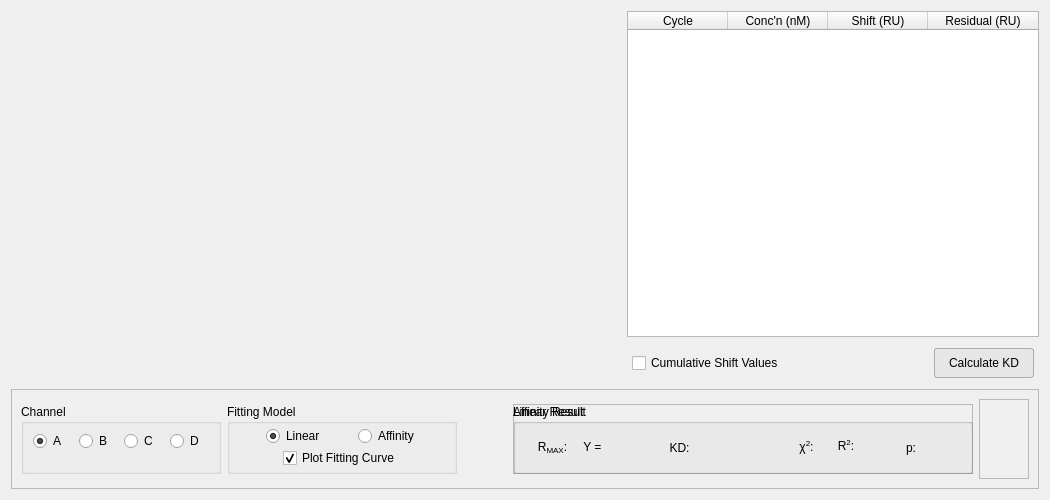
<?xml version="1.0" encoding="UTF-8"?>
<ui version="4.0">
 <class>KDWizardDialog</class>
 <widget class="QDialog" name="KDWizardDialog">
  <property name="geometry">
   <rect>
    <x>0</x>
    <y>0</y>
    <width>1050</width>
    <height>500</height>
   </rect>
  </property>
  <property name="minimumSize">
   <size>
    <width>1050</width>
    <height>500</height>
   </size>
  </property>
  <property name="font">
   <font>
    <family>Segoe UI</family>
   </font>
  </property>
  <property name="windowTitle">
   <string>Fitting Wizard</string>
  </property>
  <layout class="QVBoxLayout" name="verticalLayout">
   <item>
    <layout class="QHBoxLayout" name="horizontalLayout_4">
     <item>
      <widget class="PlotWidget" name="graph" native="true">
       <property name="minimumSize">
        <size>
         <width>600</width>
         <height>200</height>
        </size>
       </property>
       <layout class="QHBoxLayout" name="horizontalLayout">
        <item>
         <spacer name="horizontalSpacer">
          <property name="orientation">
           <enum>Qt::Horizontal</enum>
          </property>
          <property name="sizeHint" stdset="0">
           <size>
            <width>40</width>
            <height>20</height>
           </size>
          </property>
         </spacer>
        </item>
        <item>
         <layout class="QVBoxLayout" name="verticalLayout_2">
          <item>
           <widget class="QLabel" name="label_cur_info">
            <property name="sizePolicy">
             <sizepolicy hsizetype="Preferred" vsizetype="Fixed">
              <horstretch>0</horstretch>
              <verstretch>0</verstretch>
             </sizepolicy>
            </property>
            <property name="font">
             <font>
              <pointsize>8</pointsize>
             </font>
            </property>
            <property name="styleSheet">
             <string notr="true">color: rgb(150, 150, 150);</string>
            </property>
            <property name="text">
             <string/>
            </property>
            <property name="alignment">
             <set>Qt::AlignRight|Qt::AlignTop|Qt::AlignTrailing</set>
            </property>
           </widget>
          </item>
          <item>
           <spacer name="verticalSpacer">
            <property name="orientation">
             <enum>Qt::Vertical</enum>
            </property>
            <property name="sizeHint" stdset="0">
             <size>
              <width>20</width>
              <height>40</height>
             </size>
            </property>
           </spacer>
          </item>
         </layout>
        </item>
       </layout>
      </widget>
     </item>
     <item>
      <layout class="QVBoxLayout" name="verticalLayout_3">
       <property name="leftMargin">
        <number>10</number>
       </property>
       <item>
        <widget class="QTableWidget" name="table">
         <property name="minimumSize">
          <size>
           <width>350</width>
           <height>0</height>
          </size>
         </property>
         <property name="horizontalScrollBarPolicy">
          <enum>Qt::ScrollBarAlwaysOff</enum>
         </property>
         <property name="editTriggers">
          <set>QAbstractItemView::AllEditTriggers</set>
         </property>
         <property name="selectionBehavior">
          <enum>QAbstractItemView::SelectRows</enum>
         </property>
         <attribute name="horizontalHeaderDefaultSectionSize">
          <number>100</number>
         </attribute>
         <attribute name="horizontalHeaderMinimumSectionSize">
          <number>100</number>
         </attribute>
         <attribute name="horizontalHeaderStretchLastSection">
          <bool>true</bool>
         </attribute>
         <attribute name="verticalHeaderVisible">
          <bool>false</bool>
         </attribute>
         <column>
          <property name="text">
           <string>Cycle</string>
          </property>
          <property name="font">
           <font>
            <family>Segoe UI</family>
            <pointsize>9</pointsize>
           </font>
          </property>
          <property name="textAlignment">
           <set>AlignCenter</set>
          </property>
         </column>
         <column>
          <property name="text">
           <string>Conc'n (nM)</string>
          </property>
          <property name="font">
           <font>
            <family>Segoe UI</family>
            <pointsize>9</pointsize>
           </font>
          </property>
          <property name="textAlignment">
           <set>AlignCenter</set>
          </property>
         </column>
         <column>
          <property name="text">
           <string>Shift (RU)</string>
          </property>
          <property name="font">
           <font>
            <family>Segoe UI</family>
            <pointsize>9</pointsize>
           </font>
          </property>
          <property name="textAlignment">
           <set>AlignCenter</set>
          </property>
         </column>
         <column>
          <property name="text">
           <string>Residual (RU)</string>
          </property>
          <property name="font">
           <font>
            <family>Segoe UI</family>
            <pointsize>9</pointsize>
           </font>
          </property>
          <property name="textAlignment">
           <set>AlignCenter</set>
          </property>
         </column>
        </widget>
       </item>
       <item>
        <layout class="QHBoxLayout" name="horizontalLayout_9">
         <property name="leftMargin">
          <number>5</number>
         </property>
         <property name="topMargin">
          <number>5</number>
         </property>
         <property name="rightMargin">
          <number>5</number>
         </property>
         <property name="bottomMargin">
          <number>5</number>
         </property>
         <item alignment="Qt::AlignHCenter">
          <widget class="QCheckBox" name="add_shifts">
           <property name="font">
            <font>
             <pointsize>9</pointsize>
             <weight>50</weight>
             <italic>false</italic>
             <bold>false</bold>
            </font>
           </property>
           <property name="text">
            <string>Cumulative Shift Values</string>
           </property>
          </widget>
         </item>
         <item>
          <spacer name="horizontalSpacer_5">
           <property name="orientation">
            <enum>Qt::Horizontal</enum>
           </property>
           <property name="sizeHint" stdset="0">
            <size>
             <width>40</width>
             <height>20</height>
            </size>
           </property>
          </spacer>
         </item>
         <item>
          <widget class="QPushButton" name="btn_kd">
           <property name="sizePolicy">
            <sizepolicy hsizetype="Preferred" vsizetype="Fixed">
             <horstretch>0</horstretch>
             <verstretch>0</verstretch>
            </sizepolicy>
           </property>
           <property name="minimumSize">
            <size>
             <width>100</width>
             <height>30</height>
            </size>
           </property>
           <property name="maximumSize">
            <size>
             <width>100</width>
             <height>30</height>
            </size>
           </property>
           <property name="styleSheet">
            <string notr="true">QPushButton {

		background-color: rgb(230, 230, 230);
	    border: 1px solid rgb(171, 171, 171);
		border-radius: 3px;

}

QPushButton::hover{
	background: rgb(253, 253, 253);
	border: 1px raised;
	border-radius: 5px;
}</string>
           </property>
           <property name="text">
            <string>Calculate KD</string>
           </property>
           <property name="autoDefault">
            <bool>false</bool>
           </property>
          </widget>
         </item>
        </layout>
       </item>
      </layout>
     </item>
    </layout>
   </item>
   <item>
    <widget class="QFrame" name="frame_2">
     <property name="minimumSize">
      <size>
       <width>0</width>
       <height>100</height>
      </size>
     </property>
     <property name="maximumSize">
      <size>
       <width>16777215</width>
       <height>100</height>
      </size>
     </property>
     <property name="frameShape">
      <enum>QFrame::StyledPanel</enum>
     </property>
     <property name="frameShadow">
      <enum>QFrame::Raised</enum>
     </property>
     <layout class="QHBoxLayout" name="horizontalLayout_8">
      <item>
       <widget class="QGroupBox" name="groupBox_2">
        <property name="minimumSize">
         <size>
          <width>200</width>
          <height>70</height>
         </size>
        </property>
        <property name="maximumSize">
         <size>
          <width>220</width>
          <height>70</height>
         </size>
        </property>
        <property name="font">
         <font>
          <pointsize>9</pointsize>
         </font>
        </property>
        <property name="title">
         <string>Channel</string>
        </property>
        <layout class="QHBoxLayout" name="horizontalLayout_3">
         <property name="topMargin">
          <number>7</number>
         </property>
         <property name="bottomMargin">
          <number>11</number>
         </property>
         <item alignment="Qt::AlignTop">
          <widget class="QRadioButton" name="ch_a">
           <property name="text">
            <string>A</string>
           </property>
           <property name="checked">
            <bool>true</bool>
           </property>
          </widget>
         </item>
         <item alignment="Qt::AlignTop">
          <widget class="QRadioButton" name="ch_b">
           <property name="text">
            <string>B</string>
           </property>
          </widget>
         </item>
         <item alignment="Qt::AlignTop">
          <widget class="QRadioButton" name="ch_c">
           <property name="text">
            <string>C</string>
           </property>
          </widget>
         </item>
         <item alignment="Qt::AlignTop">
          <widget class="QRadioButton" name="ch_d">
           <property name="text">
            <string>D</string>
           </property>
          </widget>
         </item>
        </layout>
       </widget>
      </item>
      <item>
       <widget class="QGroupBox" name="groupBox">
        <property name="minimumSize">
         <size>
          <width>230</width>
          <height>70</height>
         </size>
        </property>
        <property name="maximumSize">
         <size>
          <width>280</width>
          <height>70</height>
         </size>
        </property>
        <property name="font">
         <font>
          <pointsize>9</pointsize>
         </font>
        </property>
        <property name="title">
         <string>Fitting Model</string>
        </property>
        <layout class="QVBoxLayout" name="verticalLayout_4">
         <property name="spacing">
          <number>0</number>
         </property>
         <property name="topMargin">
          <number>0</number>
         </property>
         <property name="bottomMargin">
          <number>0</number>
         </property>
         <item>
          <layout class="QHBoxLayout" name="horizontalLayout_10">
           <property name="leftMargin">
            <number>10</number>
           </property>
           <property name="topMargin">
            <number>0</number>
           </property>
           <property name="rightMargin">
            <number>10</number>
           </property>
           <property name="bottomMargin">
            <number>0</number>
           </property>
           <item alignment="Qt::AlignHCenter">
            <widget class="QRadioButton" name="fit_linear">
             <property name="text">
              <string>Linear</string>
             </property>
             <property name="checked">
              <bool>true</bool>
             </property>
            </widget>
           </item>
           <item alignment="Qt::AlignHCenter">
            <widget class="QRadioButton" name="fit_affinity">
             <property name="text">
              <string>Affinity</string>
             </property>
            </widget>
           </item>
          </layout>
         </item>
         <item alignment="Qt::AlignHCenter">
          <widget class="QCheckBox" name="chk_fitting_curve">
           <property name="sizePolicy">
            <sizepolicy hsizetype="Preferred" vsizetype="Fixed">
             <horstretch>0</horstretch>
             <verstretch>0</verstretch>
            </sizepolicy>
           </property>
           <property name="minimumSize">
            <size>
             <width>0</width>
             <height>0</height>
            </size>
           </property>
           <property name="maximumSize">
            <size>
             <width>200</width>
             <height>16777215</height>
            </size>
           </property>
           <property name="font">
            <font>
             <pointsize>9</pointsize>
            </font>
           </property>
           <property name="text">
            <string>Plot Fitting Curve</string>
           </property>
           <property name="checked">
            <bool>true</bool>
           </property>
          </widget>
         </item>
        </layout>
       </widget>
      </item>
      <item>
       <spacer name="horizontalSpacer_4">
        <property name="orientation">
         <enum>Qt::Horizontal</enum>
        </property>
        <property name="sizeHint" stdset="0">
         <size>
          <width>40</width>
          <height>20</height>
         </size>
        </property>
       </spacer>
      </item>
      <item>
       <widget class="QFrame" name="results">
        <property name="minimumSize">
         <size>
          <width>460</width>
          <height>70</height>
         </size>
        </property>
        <property name="maximumSize">
         <size>
          <width>460</width>
          <height>70</height>
         </size>
        </property>
        <property name="frameShape">
         <enum>QFrame::StyledPanel</enum>
        </property>
        <property name="frameShadow">
         <enum>QFrame::Raised</enum>
        </property>
        <widget class="QGroupBox" name="affinity_result">
         <property name="enabled">
          <bool>true</bool>
         </property>
         <property name="geometry">
          <rect>
           <x>0</x>
           <y>0</y>
           <width>460</width>
           <height>70</height>
          </rect>
         </property>
         <property name="minimumSize">
          <size>
           <width>460</width>
           <height>70</height>
          </size>
         </property>
         <property name="maximumSize">
          <size>
           <width>460</width>
           <height>70</height>
          </size>
         </property>
         <property name="font">
          <font>
           <pointsize>9</pointsize>
          </font>
         </property>
         <property name="title">
          <string>Affinity Result</string>
         </property>
         <layout class="QHBoxLayout" name="horizontalLayout_6">
          <item>
           <widget class="QLabel" name="label_6">
            <property name="minimumSize">
             <size>
              <width>40</width>
              <height>0</height>
             </size>
            </property>
            <property name="font">
             <font>
              <weight>50</weight>
              <bold>false</bold>
             </font>
            </property>
            <property name="text">
             <string>&lt;html&gt;&lt;head/&gt;&lt;body&gt;&lt;p&gt;R&lt;span style=&quot; vertical-align:sub;&quot;&gt;MAX&lt;/span&gt;:&lt;/p&gt;&lt;/body&gt;&lt;/html&gt;</string>
            </property>
            <property name="alignment">
             <set>Qt::AlignCenter</set>
            </property>
           </widget>
          </item>
          <item>
           <widget class="QLabel" name="rmax_val">
            <property name="minimumSize">
             <size>
              <width>60</width>
              <height>0</height>
             </size>
            </property>
            <property name="text">
             <string/>
            </property>
           </widget>
          </item>
          <item>
           <widget class="QLabel" name="label">
            <property name="minimumSize">
             <size>
              <width>30</width>
              <height>0</height>
             </size>
            </property>
            <property name="font">
             <font>
              <weight>50</weight>
              <bold>false</bold>
             </font>
            </property>
            <property name="text">
             <string>KD:</string>
            </property>
            <property name="alignment">
             <set>Qt::AlignCenter</set>
            </property>
           </widget>
          </item>
          <item>
           <widget class="QLabel" name="kd_val">
            <property name="minimumSize">
             <size>
              <width>60</width>
              <height>0</height>
             </size>
            </property>
            <property name="text">
             <string/>
            </property>
           </widget>
          </item>
          <item>
           <widget class="QLabel" name="label_3">
            <property name="minimumSize">
             <size>
              <width>30</width>
              <height>0</height>
             </size>
            </property>
            <property name="font">
             <font>
              <weight>50</weight>
              <bold>false</bold>
             </font>
            </property>
            <property name="text">
             <string>&lt;html&gt;&lt;head/&gt;&lt;body&gt;&lt;p&gt;χ&lt;span style=&quot; vertical-align:super;&quot;&gt;2&lt;/span&gt;:&lt;/p&gt;&lt;/body&gt;&lt;/html&gt;</string>
            </property>
            <property name="textFormat">
             <enum>Qt::RichText</enum>
            </property>
            <property name="alignment">
             <set>Qt::AlignCenter</set>
            </property>
           </widget>
          </item>
          <item>
           <widget class="QLabel" name="chi_sq_val">
            <property name="minimumSize">
             <size>
              <width>60</width>
              <height>0</height>
             </size>
            </property>
            <property name="text">
             <string/>
            </property>
           </widget>
          </item>
          <item>
           <widget class="QLabel" name="p_val">
            <property name="text">
             <string>p:</string>
            </property>
           </widget>
          </item>
         </layout>
        </widget>
        <widget class="QGroupBox" name="linear_result">
         <property name="geometry">
          <rect>
           <x>0</x>
           <y>0</y>
           <width>460</width>
           <height>70</height>
          </rect>
         </property>
         <property name="minimumSize">
          <size>
           <width>460</width>
           <height>70</height>
          </size>
         </property>
         <property name="maximumSize">
          <size>
           <width>460</width>
           <height>70</height>
          </size>
         </property>
         <property name="font">
          <font>
           <pointsize>9</pointsize>
          </font>
         </property>
         <property name="title">
          <string>Linear Result</string>
         </property>
         <layout class="QHBoxLayout" name="horizontalLayout_7">
          <property name="topMargin">
           <number>7</number>
          </property>
          <item alignment="Qt::AlignRight">
           <widget class="QLabel" name="label_4">
            <property name="minimumSize">
             <size>
              <width>40</width>
              <height>0</height>
             </size>
            </property>
            <property name="font">
             <font>
              <weight>50</weight>
              <bold>false</bold>
             </font>
            </property>
            <property name="text">
             <string>Y = </string>
            </property>
            <property name="alignment">
             <set>Qt::AlignCenter</set>
            </property>
           </widget>
          </item>
          <item>
           <widget class="QLabel" name="lin_eqn">
            <property name="minimumSize">
             <size>
              <width>150</width>
              <height>0</height>
             </size>
            </property>
            <property name="text">
             <string/>
            </property>
           </widget>
          </item>
          <item alignment="Qt::AlignRight">
           <widget class="QLabel" name="label_5">
            <property name="minimumSize">
             <size>
              <width>40</width>
              <height>0</height>
             </size>
            </property>
            <property name="font">
             <font>
              <weight>50</weight>
              <bold>false</bold>
             </font>
            </property>
            <property name="text">
             <string>&lt;html&gt;&lt;head/&gt;&lt;body&gt;&lt;p&gt;R&lt;span style=&quot; vertical-align:super;&quot;&gt;2&lt;/span&gt;:&lt;/p&gt;&lt;/body&gt;&lt;/html&gt;</string>
            </property>
            <property name="alignment">
             <set>Qt::AlignCenter</set>
            </property>
           </widget>
          </item>
          <item>
           <widget class="QLabel" name="r_sq_val">
            <property name="minimumSize">
             <size>
              <width>70</width>
              <height>0</height>
             </size>
            </property>
            <property name="text">
             <string/>
            </property>
            <property name="alignment">
             <set>Qt::AlignCenter</set>
            </property>
           </widget>
          </item>
         </layout>
        </widget>
       </widget>
      </item>
      <item>
       <widget class="QFrame" name="frame">
        <property name="font">
         <font>
          <pointsize>9</pointsize>
         </font>
        </property>
        <property name="frameShape">
         <enum>QFrame::StyledPanel</enum>
        </property>
        <property name="frameShadow">
         <enum>QFrame::Raised</enum>
        </property>
        <layout class="QHBoxLayout" name="horizontalLayout_2">
         <item>
          <widget class="QPushButton" name="btn_save">
           <property name="sizePolicy">
            <sizepolicy hsizetype="Fixed" vsizetype="Fixed">
             <horstretch>0</horstretch>
             <verstretch>0</verstretch>
            </sizepolicy>
           </property>
           <property name="minimumSize">
            <size>
             <width>30</width>
             <height>30</height>
            </size>
           </property>
           <property name="maximumSize">
            <size>
             <width>30</width>
             <height>30</height>
            </size>
           </property>
           <property name="font">
            <font>
             <pointsize>5</pointsize>
            </font>
           </property>
           <property name="mouseTracking">
            <bool>true</bool>
           </property>
           <property name="toolTip">
            <string>Export Segment Data</string>
           </property>
           <property name="layoutDirection">
            <enum>Qt::LeftToRight</enum>
           </property>
           <property name="autoFillBackground">
            <bool>false</bool>
           </property>
           <property name="styleSheet">
            <string notr="true">QPushButton{
	border: none;
	background: none;
}

QPushButton::hover{
	background: white;
	border: 1px raised;
	border-radius: 10px;
}</string>
           </property>
           <property name="text">
            <string/>
           </property>
           <property name="icon">
            <iconset resource="ai.qrc">
             <normaloff>:/img/img/save.png</normaloff>:/img/img/save.png</iconset>
           </property>
           <property name="iconSize">
            <size>
             <width>30</width>
             <height>30</height>
            </size>
           </property>
           <property name="autoRepeat">
            <bool>false</bool>
           </property>
           <property name="autoExclusive">
            <bool>false</bool>
           </property>
           <property name="autoDefault">
            <bool>false</bool>
           </property>
           <property name="default">
            <bool>false</bool>
           </property>
           <property name="flat">
            <bool>false</bool>
           </property>
          </widget>
         </item>
        </layout>
       </widget>
      </item>
     </layout>
    </widget>
   </item>
  </layout>
 </widget>
 <customwidgets>
  <customwidget>
   <class>PlotWidget</class>
   <extends>QWidget</extends>
   <header>pyqtgraph</header>
   <container>1</container>
  </customwidget>
 </customwidgets>
 <resources>
  <include location="ai.qrc"/>
 </resources>
 <connections/>
</ui>
